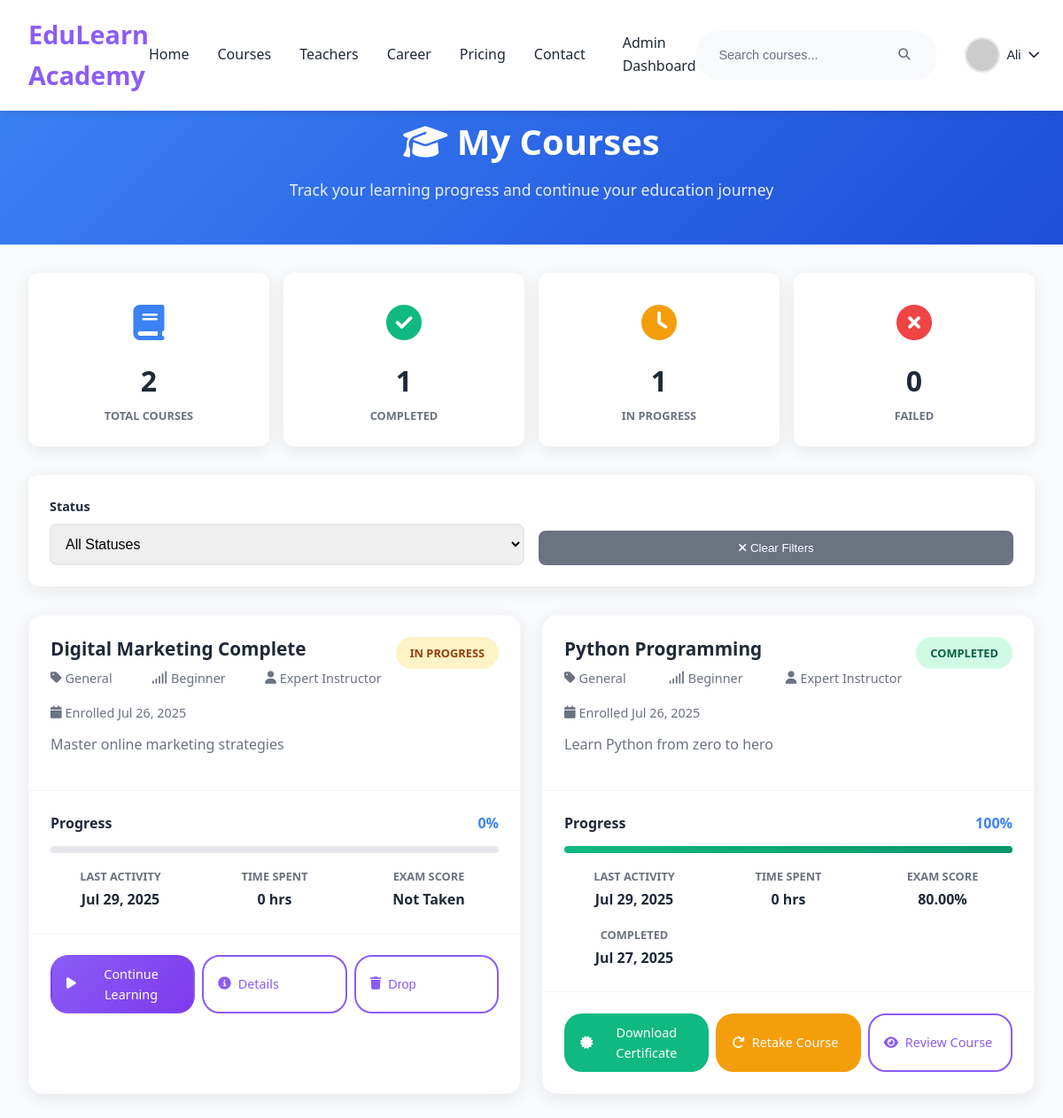
/my-courses.php?error=invalid_course (signed in), run on the app's committed database.
### tables this page shows
CREATE TABLE `course_enrollments` (
  `id` int(11) NOT NULL,
  `user_id` int(11) NOT NULL,
  `course_id` int(11) NOT NULL,
  `status` enum('in_progress','completed','failed','dropped') DEFAULT 'in_progress',
  `progress_percentage` int(11) DEFAULT 0,
  `enrolled_at` datetime DEFAULT current_timestamp(),
  `last_accessed` datetime DEFAULT NULL,
  `completion_date` datetime DEFAULT NULL,
  `time_spent` int(11) DEFAULT 0,
  `exam_score` decimal(5,2) DEFAULT NULL,
  `exam_status` varchar(20) DEFAULT NULL
);

CREATE TABLE `course_list` (
  `id` int(11) NOT NULL,
  `teacher_id` int(11) DEFAULT 1,
  `category_id` int(11) DEFAULT 1,
  `title` varchar(200) NOT NULL,
  `description` text DEFAULT NULL,
  `price` decimal(10,2) DEFAULT 0.00,
  `duration_hours` int(11) DEFAULT 0,
  `level` enum('beginner','intermediate','advanced') DEFAULT 'beginner',
  `thumbnail` varchar(255) DEFAULT NULL,
  `status` varchar(20) DEFAULT 'active',
  `created_at` timestamp NOT NULL DEFAULT current_timestamp(),
  `curriculum` text DEFAULT NULL,
  `overview` text DEFAULT NULL
);

### my-courses.php (the view, shortened to what this page needs)
<?php
require_once 'database.php';
try {
    $pdo = getDbConnection();
} catch (Exception $e) {
    die("Database connection failed: " . $e->getMessage());
}
$user_id = $_SESSION['user_id'];
try {
    $query = "
        SELECT
            e.*,
            cl.title as course_title,
            cl.description as course_description,
            CASE
                WHEN e.status = 'in_progress' AND e.progress_percentage < 100 THEN 'In Progress'
                WHEN e.status = 'completed' OR e.progress_percentage = 100 THEN 'Completed'
                WHEN e.status = 'failed' THEN 'Failed'
                WHEN e.status = 'dropped' THEN 'Dropped'
                ELSE 'Not Started'
            END as display_status,
            CASE
                WHEN e.exam_score IS NOT NULL AND e.exam_score != '' THEN CONCAT(e.exam_score, '%')
                ELSE 'Not Taken'
            END as exam_display
        FROM course_enrollments e
        LEFT JOIN course_list cl ON e.course_id = cl.id
        WHERE e.user_id = ?
    ";
    $params = [$user_id];
    $query .= " ORDER BY e.enrolled_at DESC";
    $stmt = $pdo->prepare($query);
    $stmt->execute($params);
    $enrolled_courses = $stmt->fetchAll(PDO::FETCH_ASSOC);
} catch (PDOException $e) {
    $enrolled_courses = [];
    $error_message = "Error loading enrolled courses: " . $e->getMessage();
}
$total_courses = count($enrolled_courses);
$completed_courses = count(array_filter($enrolled_courses, fn($course) => $course['display_status'] === 'Completed'));
$in_progress_courses = count(array_filter($enrolled_courses, fn($course) => $course['display_status'] === 'In Progress'));
$failed_courses = count(array_filter($enrolled_courses, fn($course) => $course['display_status'] === 'Failed'));
?>
<!DOCTYPE html>
<html lang="en">
<head>
    <link href="Web3.css" rel="stylesheet">
    <link href="https://cdnjs.cloudflare.com/ajax/libs/font-awesome/6.2.0/css/all.min.css" rel="stylesheet">
</head>
<body>
    <?php include 'header.php'; ?>
    <div class="container">
        <div class="page-header">
            <h1><i class="fas fa-graduation-cap"></i> My Courses</h1>
            <p>Track your learning progress and continue your education journey</p>
        </div>
        <div class="stats-grid">
            <div class="stat-card">
                <div class="stat-icon total">
                    <i class="fas fa-book"></i>
                </div>
                <div class="stat-number"><?php echo $total_courses; ?></div>
                <div class="stat-label">Total Courses</div>
            </div>
            <div class="stat-card">
                <div class="stat-icon completed">
                    <i class="fas fa-check-circle"></i>
                </div>
                <div class="stat-number"><?php echo $completed_courses; ?></div>
                <div class="stat-label">Completed</div>
            </div>
            <div class="stat-card">
                <div class="stat-icon progress">
                    <i class="fas fa-clock"></i>
                </div>
                <div class="stat-number"><?php echo $in_progress_courses; ?></div>
                <div class="stat-label">In Progress</div>
            </div>
            <div class="stat-card">
                <div class="stat-icon failed">
                    <i class="fas fa-times-circle"></i>
                </div>
                <div class="stat-number"><?php echo $failed_courses; ?></div>
                <div class="stat-label">Failed</div>
            </div>
        </div>
        <div class="filters-section">
            <form method="GET" action="my-courses.php" class="filters-grid">
                <div class="filter-group">
                    <label for="status">Status</label>
                    <select id="status" name="status">
                        <option value="">All Statuses</option>
                    </select>
                </div>
                <div class="filter-group">
                    <label>&nbsp;</label>
                    <button type="button" class="clear-filters" onclick="clearFilters()">
                        <i class="fas fa-times"></i> Clear Filters
                    </button>
                </div>
            </form>
        </div>
        <?php if (empty($enrolled_courses)): ?>
            <div class="empty-state">
                <i class="fas fa-graduation-cap"></i>
                <h3>No Courses Enrolled</h3>
                <p>You haven't enrolled in any courses yet. Start learning today!</p>
                <a href="courses.php" class="btn btn-primary" style="margin-top: 1rem;">
                    Browse Courses
                </a>
            </div>
        <?php else: ?>
            <div class="courses-grid">
                <?php foreach ($enrolled_courses as $course): ?>
                    <div class="course-card">
                        <div class="course-header">
                            <div class="course-info">
                                <h3 class="course-title">
                                    <?php echo htmlspecialchars($course['course_title']); ?>
                                </h3>
                                <div class="course-meta">
                                    <div class="meta-item">
                                        <i class="fas fa-tag"></i>
                                        <span>General</span>
                                    </div>
                                    <div class="meta-item">
                                        <i class="fas fa-signal"></i>
                                        <span>Beginner</span>
                                    </div>
                                    <div class="meta-item">
                                        <i class="fas fa-user"></i>
                                        <span>Expert Instructor</span>
                                    </div>
                                    <div class="meta-item">
                                        <i class="fas fa-calendar"></i>
                                        <span>Enrolled <?php echo date('M j, Y', strtotime($course['enrolled_at'])); ?></span>
                                    </div>
                                </div>
                                <p class="course-description">
                                    <?php echo htmlspecialchars($course['course_description'] ?? ''); ?>
                                </p>
                            </div>
                            <div class="status-badge status-<?php echo strtolower(str_replace(' ', '-', $course['display_status'])); ?>">
                                <?php echo $course['display_status']; ?>
                            </div>
                        </div>
                        <div class="progress-section">
                            <div class="progress-header">
                                <span class="progress-label">Progress</span>
                                <span class="progress-percentage"><?php echo $course['progress_percentage'] ?? 0; ?>%</span>
                            </div>
                            <div class="progress-bar">
                                <div class="progress-fill <?php echo strtolower(str_replace(' ', '-', $course['display_status'])); ?>"
                                     style="width: <?php echo $course['progress_percentage'] ?? 0; ?>%"></div>
                            </div>
                            <div class="course-details">
                                <div class="detail-item">
                                    <div class="detail-label">Last Activity</div>
                                    <div class="detail-value">
                                        <?php echo $course['last_accessed'] ? date('M j, Y', strtotime($course['last_accessed'])) : 'Never'; ?>
                                    </div>
                                </div>
                                <div class="detail-item">
                                    <div class="detail-label">Time Spent</div>
                                    <div class="detail-value">
                                        <?php echo $course['time_spent'] ? $course['time_spent'] . ' hrs' : '0 hrs'; ?>
                                    </div>
                                </div>
                                <div class="detail-item">
                                    <div class="detail-label">Exam Score</div>
                                    <div class="detail-value">
                                        <?php echo $course['exam_display']; ?>
                                    </div>
                                </div>
                                <?php if ($course['completion_date']): ?>
                                    <div class="detail-item">
                                        <div class="detail-label">Completed</div>
                                        <div class="detail-value">
                                            <?php echo date('M j, Y', strtotime($course['completion_date'])); ?>
                                        </div>
                                    </div>
                                <?php endif; ?>
                            </div>
                        </div>
                        <div class="course-actions">
                            <?php if ($course['display_status'] === 'In Progress' || $course['display_status'] === 'Not Started'): ?>
                                <a href="course-viewer.php?id=<?php echo $course['course_id']; ?>" class="btn btn-primary">
                                    <i class="fas fa-play"></i> Continue Learning
                                </a>
                                <a href="course-details.php?id=<?php echo $course['course_id']; ?>" class="btn btn-outline">
                                    <i class="fas fa-info-circle"></i> Details
                                </a>
                            <?php elseif ($course['display_status'] === 'Completed'): ?>
                                <?php
                                $exam_taken = ($course['exam_score'] !== null && $course['exam_score'] !== '');
                                if (!$exam_taken):
                                ?>
                                    <a href="exam.php?course_id=<?php echo $course['course_id']; ?>" class="btn btn-primary" onclick="return confirmExam()">
                                        <i class="fas fa-clipboard-check"></i> Take Final Exam
                                    </a>
                                <?php elseif ($course['exam_status'] === 'passed'): ?>
                                    <a href="certificate.php?course_id=<?php echo $course['course_id']; ?>" class="btn btn-success">
                                        <i class="fas fa-certificate"></i> Download Certificate
                                    </a>
                                <?php endif; ?>
                                <a href="retake-course.php?course_id=<?php echo $course['course_id']; ?>" class="btn btn-warning">
                                    <i class="fas fa-redo"></i> Retake Course
                                </a>
                                <a href="course-viewer.php?id=<?php echo $course['course_id']; ?>" class="btn btn-outline">
                                    <i class="fas fa-eye"></i> Review Course
                                </a>
                            <?php endif; ?>
                            <?php if ($course['display_status'] !== 'Completed' && $course['display_status'] !== 'Failed'): ?>
                                <button onclick="dropCourse(<?php echo $course['id']; ?>)" class="btn btn-outline">
                                    <i class="fas fa-trash"></i> Drop
                                </button>
                            <?php endif; ?>
                        </div>
                    </div>
                <?php endforeach; ?>
            </div>
        <?php endif; ?>
    </div>
</body>
</html>

### Web3.css (style rules this page uses)
* { margin: 0; padding: 0; box-sizing: border-box; }
:root { --primary-color: #8b5cf6; --secondary-color: #7c3aed; --accent-color: #a855f7; --text-dark: #1f2937; --text-light: #6b7280; --white: #ffffff; --light-bg: #faf8ff; --purple-light: #f3f4f6; --purple-dark: #6b46c1; --success-color: #10b981; --warning-color: #f59e0b; --error-color: #ef4444; --gradient: linear-gradient(135deg, #8b5cf6 0%, #7c3aed 100%); --gradient-light: linear-gradient(135deg, #f3f4f6 0%, #faf8ff 100%); --shadow-sm: 0 2px 4px rgba(139, 92, 246, 0.1); --shadow-md: 0 4px 20px rgba(139, 92, 246, 0.08); --shadow-lg: 0 8px 30px rgba(139, 92, 246, 0.15); --border-radius: 8px; --transition: all 0.3s ease; }
body { font-family: 'Segoe UI', Tahoma, Geneva, Verdana, sans-serif; line-height: 1.6; color: var(--text-dark); overflow-x: hidden; }
.btn { padding: 0.7rem 1.5rem; text-decoration: none; border: none; border-radius: var(--border-radius); font-weight: 600; cursor: pointer; transition: var(--transition); display: inline-block; text-align: center; font-size: 0.95rem; }
.btn-outline { color: var(--primary-color); border: 2px solid var(--primary-color); background: transparent; }
.btn-primary { background: var(--gradient); color: var(--white); border: 2px solid transparent; }
.container { max-width: 1200px; margin: 0 auto; padding: 0 5%; }
.courses-grid { display: grid; grid-template-columns: repeat(auto-fit, minmax(320px, 1fr)); gap: 2rem; margin-top: 2rem; }
.course-card { background: var(--white); border-radius: 16px; overflow: hidden; box-shadow: var(--shadow-md); transition: var(--transition); border: 1px solid rgba(139, 92, 246, 0.05); }
.course-meta { display: flex; justify-content: space-between; align-items: center; margin-bottom: 1rem; }
.course-title { font-size: 1.3rem; font-weight: 600; margin-bottom: 0.5rem; }
.course-description { color: var(--text-light); line-height: 1.6; margin-bottom: 1rem; }

### header.php (style rules this page uses)
.btn { padding: 0.5rem 1rem !important; border-radius: 20px !important; text-decoration: none !important; font-weight: 500 !important; font-size: 0.9rem !important; transition: all 0.3s ease !important; display: inline-flex !important; align-items: center !important; gap: 0.5rem !important; border: 2px solid transparent !important; }
.btn-primary { background: linear-gradient(135deg, #8b5cf6 0%, #7c3aed 100%) !important; color: white !important; border: 2px solid transparent !important; }
.btn-outline { background: transparent !important; color: #8b5cf6 !important; border: 2px solid #8b5cf6 !important; }

### data on the page
course_enrollments: course_list.title "Digital Marketing Complete", enrolled_at "Jul 26, 2025", course_list.description "Master online marketing strategies", display_status "IN PROGRESS", progress_percentage "0", last_accessed "Jul 29, 2025", time_spent "0 hrs", exam_display "Not Taken"
course_enrollments: course_list.title "Python Programming", enrolled_at "Jul 26, 2025", course_list.description "Learn Python from zero to hero", display_status "COMPLETED", progress_percentage "100", last_accessed "Jul 29, 2025", time_spent "0 hrs", exam_display "80.00%", completion_date "Jul 27, 2025"

### other printed values
$user_name "Ali"
$total_courses "2"
$completed_courses "1"
$in_progress_courses "1"
$failed_courses "0"
